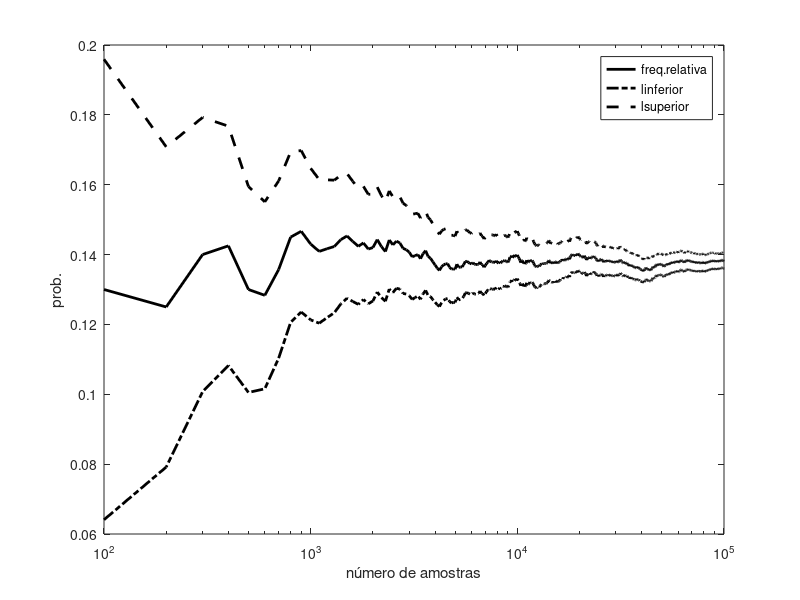

Write MATLAB code to recreate this figure.
rng default % para garantir  replicabilidade
N=100000;p=0.95;
x=randi(6,1,N)+randi(6,1,N);
y=zeros(1,N);
y(x==8)=1;
t=(1:N);
freqr=cumsum(y)./t;
zalfa2=norminv(1-(1-p)/2);
delta=zalfa2*sqrt(freqr.*(1-freqr)./t);
lsup=freqr+delta;linf=freqr-delta;
semilogx(t(100:100:N),freqr(100:100:N),'k','LineWidth',2)
hold on
semilogx(t(100:100:N),linf(100:100:N),'-.k','LineWidth',2)
semilogx(t(100:100:N),lsup(100:100:N),'--k','LineWidth',2)
hold off
xlabel('número de amostras'),ylabel('prob.')
legend('freq.relativa','linferior','lsuperior')
fprintf(1,'Valor teórico de P[soma=8]=%6.3f\n',5/36);
fprintf(1,'Valor estimado de P[soma=8]=%6.3f\n',freqr(N));
fprintf(1,'Intervalo de confiança de %4.2f',p)
fprintf(1,'=[%6.3f,%6.3f] para %6.0f amostras\n', linf(N),lsup(N),N);